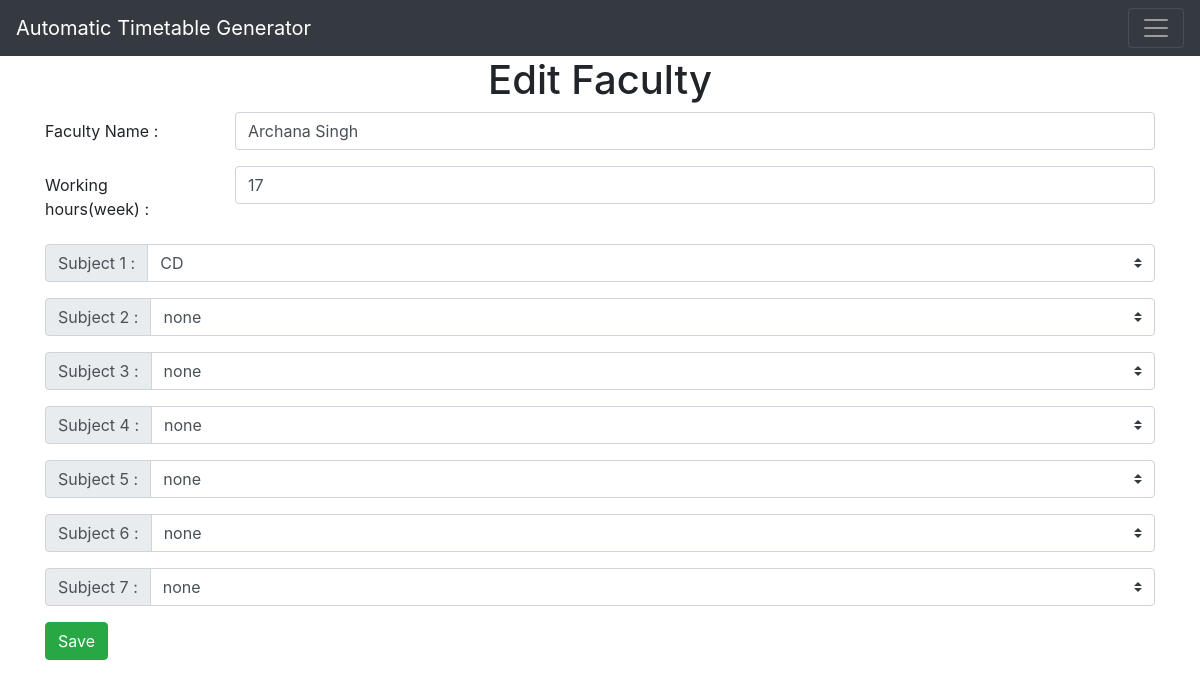
The page /edit/faculty/1 on the database its author committed.
### app.py (models this page shows, shortened)
class Faculty(db.Model):
    faculty_id = db.Column(db.Integer, primary_key=True)
    faculty_name = db.Column(db.String(40), nullable=False)
    faculty_hours = db.Column(db.Integer, nullable=False)
    faculty_subject1 = db.Column(db.String(40), default='none')
    faculty_subject2 = db.Column(db.String(40), default='none')
    faculty_subject3 = db.Column(db.String(40), default='none')
    faculty_subject4 = db.Column(db.String(40), default='none')
    faculty_subject5 = db.Column(db.String(40), default='none')
    faculty_subject6 = db.Column(db.String(40), default='none')
    faculty_subject7 = db.Column(db.String(40), default='none')

### app.py (the view)
@app.route('/edit/faculty/<int:id>', methods=['GET','POST'])
def edit_faculty(id):
    faculty = Faculty.query.get_or_404(id)
    if request.method == "POST":
        faculty.faculty_name = request.form['faculty_name']
        faculty.faculty_hours = request.form['faculty_hours']
        faculty.faculty_subject1 = request.form['faculty_subject1']
        faculty.faculty_subject2 = request.form['faculty_subject2']
        faculty.faculty_subject3 = request.form['faculty_subject3']
        faculty.faculty_subject4 = request.form['faculty_subject4']
        faculty.faculty_subject5 = request.form['faculty_subject5']
        faculty.faculty_subject6 = request.form['faculty_subject6']
        faculty.faculty_subject7 = request.form['faculty_subject7']
        db.session.commit() # added permanently
        return redirect('/add-faculty')
    else:
        subjects = Subject.query.order_by(Subject.id).all()
        return render_template('edit-faculty.html', faculty = faculty, subjects = subjects)

### templates/edit-faculty.html (shortened to what this page needs)
{% extends 'base.html' %}
{% block body %}
<div class="container">
    <h1 style="text-align:center" >Edit Faculty</h1>
</div>
<form action="/edit/faculty/{{faculty.faculty_id}}" method="post">
    <div class="form-group row">
    <label for="faculty_name" class="col-sm-2 col-form-label">Faculty Name :</label>
    <div class="col-sm-10">
      <input type="text" class="form-control" name="faculty_name" id="faculty_name" value="{{faculty.faculty_name}}" required>
    </div>
  </div>
    <div class="form-group row">
      <label for="faculty_hours" class="col-sm-2 col-form-label">Working hours(week) :</label>
      <div class="col-sm-10">
        <input type="number" class="form-control" name="faculty_hours" id="faculty_hours" value="{{faculty.faculty_hours}}" required>
      </div>
    </div>
    <div class="input-group mb-3" id="add">
      <div class="input-group-prepend">
        <label class="input-group-text" for="faculty_subject1">Subject 1 :</label>
      </div>
      <select class="custom-select" name="faculty_subject1" id="faculty_subject1">
        <option default value="{{faculty.faculty_subject1}}">{{faculty.faculty_subject1}}</option>
      </select>
    </div>
    <div class="input-group mb-3" id="add">
      <div class="input-group-prepend">
        <label class="input-group-text" for="faculty_subject2">Subject 2 :</label>
      </div>
      <select class="custom-select" name="faculty_subject2" id="faculty_subject2">
        <option default value="{{faculty.faculty_subject2}}">{{faculty.faculty_subject2}}</option>
      </select>
    </div>
    <div class="input-group mb-3" id="add">
      <div class="input-group-prepend">
        <label class="input-group-text" for="faculty_subject3">Subject 3 :</label>
      </div>
      <select class="custom-select" name="faculty_subject3" id="faculty_subject3">
        <option default value="{{faculty.faculty_subject3}}">{{faculty.faculty_subject3}}</option>
      </select>
    </div>
    <div class="input-group mb-3" id="add">
      <div class="input-group-prepend">
        <label class="input-group-text" for="faculty_subject4">Subject 4 :</label>
      </div>
      <select class="custom-select" name="faculty_subject4" id="faculty_subject4">
        <option default value="{{faculty.faculty_subject4}}">{{faculty.faculty_subject4}}</option>
      </select>
    </div>
    <div class="input-group mb-3" id="add">
      <div class="input-group-prepend">
        <label class="input-group-text" for="faculty_subject5">Subject 5 :</label>
      </div>
      <select class="custom-select" name="faculty_subject5" id="faculty_subject5">
        <option default value="{{faculty.faculty_subject5}}">{{faculty.faculty_subject5}}</option>
      </select>
    </div>
    <div class="input-group mb-3" id="add">
      <div class="input-group-prepend">
        <label class="input-group-text" for="faculty_subject6">Subject 6 :</label>
      </div>
      <select class="custom-select" name="faculty_subject6" id="faculty_subject6">
        <option default value="{{faculty.faculty_subject6}}">{{faculty.faculty_subject6}}</option>
      </select>
    </div>
    <div class="input-group mb-3" id="add">
      <div class="input-group-prepend">
        <label class="input-group-text" for="faculty_subject7">Subject 7 :</label>
      </div>
      <select class="custom-select" name="faculty_subject7" id="faculty_subject7">
        <option default value="{{faculty.faculty_subject7}}">{{faculty.faculty_subject7}}</option>
      </select>
    </div>
  <div>
      <button class="btn btn-success" type="submit">Save</button>
  </div>
</form>
{% endblock %}

### static/css/main.css (style rules this page uses)
body { font-family: Helvetica; }

### rows shown on the page
Faculty: faculty_name "Archana Singh", faculty_hours "17", faculty_subject1 "CD", faculty_subject2 "none", faculty_subject3 "none", faculty_subject4 "none", faculty_subject5 "none", faculty_subject6 "none", faculty_subject7 "none"
